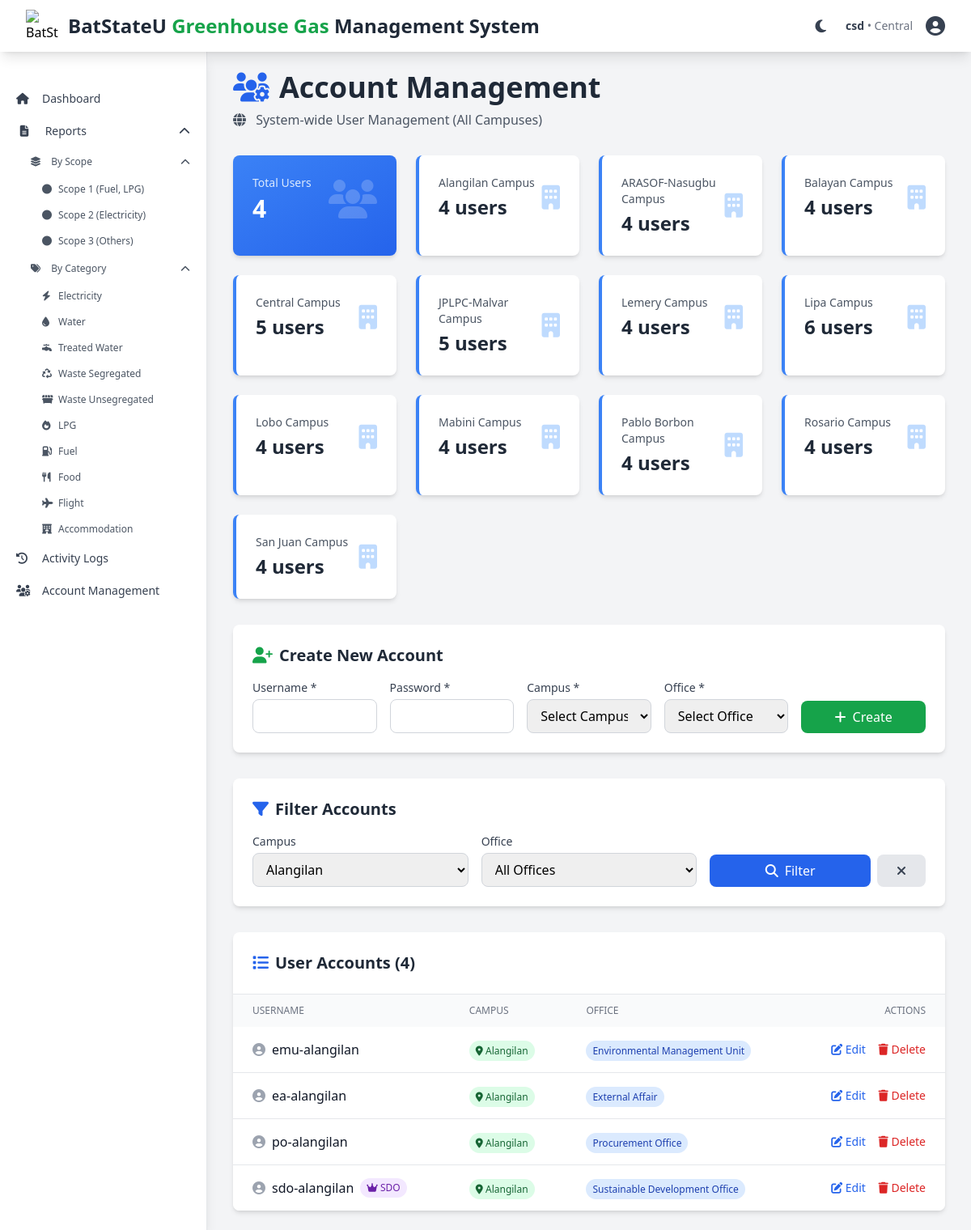
Page /pages/csd_accounts.php?campus=Alangilan (signed in) on the committed database.
### tables this page shows
CREATE TABLE `tblsignin` (
  `userID` int(255) NOT NULL,
  `username` varchar(255) NOT NULL,
  `office` varchar(255) NOT NULL,
  `campus` varchar(255) NOT NULL,
  `email` varchar(255) NOT NULL,
  `password` varchar(255) NOT NULL
);

### pages/csd_accounts.php (the view, shortened to what this page needs)
<?php
require_once 'tailwind-header.php';
$filter_campus = $_GET['campus'] ?? '';
$query = "SELECT userID, username, office, campus FROM tblsignin WHERE 1=1";
$params = [];
$types = "";
if ($filter_campus) {
    $query .= " AND campus = ?";
    $params[] = $filter_campus;
    $types .= "s";
}
$query .= " ORDER BY campus, office, username";
$stmt = $db->prepare($query);
if (!empty($params)) {
    $stmt->bind_param($types, ...$params);
}
$stmt->execute();
$result = $stmt->get_result();
$users = $result->fetch_all(MYSQLI_ASSOC);
$campuses = [
    'Alangilan',
    'ARASOF-Nasugbu',
    'Balayan',
    'Central',
    'JPLPC-Malvar',
    'LIMA',
    'Lipa',
    'Lemery',
    'Lobo',
    'Mabini',
    'Pablo Borbon',
    'Rosario',
    'San Juan'
];
$total_users = count($users);
$stmt = $db->prepare("SELECT campus, COUNT(*) as count FROM tblsignin GROUP BY campus");
$stmt->execute();
$campus_stats = $stmt->get_result()->fetch_all(MYSQLI_ASSOC);
?>
                    <div class="max-w-7xl">
                        <div class="mb-8">
                            <h1 class="text-4xl font-bold text-gray-800 flex items-center">
                                <i class="fas fa-users-cog text-blue-600 mr-3"></i>
                                Account Management
                            </h1>
                            <p class="text-gray-600 mt-2">
                                <i class="fas fa-globe mr-2"></i>
                                System-wide User Management (All Campuses)
                            </p>
                        </div>
                        <div class="grid grid-cols-1 md:grid-cols-4 gap-6 mb-8">
                            <div class="bg-gradient-to-br from-blue-500 to-blue-600 rounded-lg shadow-md p-6 text-white">
                                <div class="flex items-center justify-between">
                                    <div>
                                        <p class="text-blue-100 text-sm">Total Users</p>
                                        <p class="text-3xl font-bold mt-1"><?php echo $total_users; ?></p>
                                    </div>
                                    <i class="fas fa-users text-5xl opacity-20"></i>
                                </div>
                            </div>
                            <?php foreach ($campus_stats as $stat): ?>
                            <div class="bg-white rounded-lg shadow-md p-6 border-l-4 border-blue-500">
                                <div class="flex items-center justify-between">
                                    <div>
                                        <p class="text-gray-600 text-sm"><?php echo htmlspecialchars($stat['campus']); ?> Campus</p>
                                        <p class="text-2xl font-bold text-gray-800 mt-1"><?php echo $stat['count']; ?> users</p>
                                    </div>
                                    <i class="fas fa-building text-3xl text-blue-200"></i>
                                </div>
                            </div>
                            <?php endforeach; ?>
                        </div>
                        <div class="bg-white rounded-lg shadow-md p-6 mb-8">
                            <h2 class="text-xl font-semibold text-gray-800 mb-4 flex items-center">
                                <i class="fas fa-user-plus text-green-600 mr-2"></i>
                                Create New Account
                            </h2>
                            <form method="POST" class="grid grid-cols-1 md:grid-cols-5 gap-4">
                                <div>
                                    <label class="block text-sm font-medium text-gray-700 mb-1">Username *</label>
                                    <input type="text" name="username" required class="w-full px-3 py-2 border border-gray-300 rounded-lg focus:outline-none focus:ring-2 focus:ring-blue-500">
                                </div>
                                <div>
                                    <label class="block text-sm font-medium text-gray-700 mb-1">Password *</label>
                                    <input type="password" name="password" required class="w-full px-3 py-2 border border-gray-300 rounded-lg focus:outline-none focus:ring-2 focus:ring-blue-500">
                                </div>
                                <div>
                                    <label class="block text-sm font-medium text-gray-700 mb-1">Campus *</label>
                                    <select name="campus" required class="w-full px-3 py-2 border border-gray-300 rounded-lg focus:outline-none focus:ring-2 focus:ring-blue-500">
                                        <option value="">Select Campus</option>
                                    </select>
                                </div>
                                <div>
                                    <label class="block text-sm font-medium text-gray-700 mb-1">Office *</label>
                                    <select name="office" required class="w-full px-3 py-2 border border-gray-300 rounded-lg focus:outline-none focus:ring-2 focus:ring-blue-500">
                                        <option value="">Select Office</option>
                                    </select>
                                </div>
                                <div class="flex items-end">
                                    <button type="submit" class="w-full px-6 py-2 bg-green-600 text-white rounded-lg hover:bg-green-700 transition-colors">
                                        <i class="fas fa-plus mr-2"></i>Create
                                    </button>
                                </div>
                            </form>
                        </div>
                        <div class="bg-white rounded-lg shadow-md p-6 mb-8">
                            <h2 class="text-xl font-semibold text-gray-800 mb-4 flex items-center">
                                <i class="fas fa-filter text-blue-600 mr-2"></i>
                                Filter Accounts
                            </h2>
                            <form method="GET" class="grid grid-cols-1 md:grid-cols-3 gap-4">
                                <div>
                                    <label class="block text-sm font-medium text-gray-700 mb-1">Campus</label>
                                    <select name="campus" class="w-full px-3 py-2 border border-gray-300 rounded-lg focus:outline-none focus:ring-2 focus:ring-blue-500">
                                        <?php foreach ($campuses as $campus_opt): ?>
                                            <option value="<?php echo htmlspecialchars($campus_opt); ?>" <?php echo $filter_campus === $campus_opt ? 'selected' : ''; ?>>
                                                <?php echo htmlspecialchars($campus_opt); ?>
                                            </option>
                                        <?php endforeach; ?>
                                    </select>
                                </div>
                                <div>
                                    <label class="block text-sm font-medium text-gray-700 mb-1">Office</label>
                                    <select name="office" class="w-full px-3 py-2 border border-gray-300 rounded-lg focus:outline-none focus:ring-2 focus:ring-blue-500">
                                        <option value="">All Offices</option>
                                    </select>
                                </div>
                                <div class="flex items-end gap-2">
                                    <button type="submit" class="flex-1 px-6 py-2 bg-blue-600 text-white rounded-lg hover:bg-blue-700 transition-colors">
                                        <i class="fas fa-search mr-2"></i>Filter
                                    </button>
                                    <a href="csd_accounts.php" class="px-6 py-2 bg-gray-200 text-gray-700 rounded-lg hover:bg-gray-300 transition-colors">
                                        <i class="fas fa-times"></i>
                                    </a>
                                </div>
                            </form>
                        </div>
                        <div class="bg-white rounded-lg shadow-md overflow-hidden">
                            <div class="p-6 border-b border-gray-200">
                                <h2 class="text-xl font-semibold text-gray-800 flex items-center">
                                    <i class="fas fa-list text-blue-600 mr-2"></i>
                                    User Accounts (<?php echo count($users); ?>)
                                </h2>
                            </div>
                            <div class="overflow-x-auto">
                                <table class="w-full">
                                    <thead class="bg-gray-50">
                                        <tr>
                                            <th class="px-6 py-3 text-left text-xs font-medium text-gray-500 uppercase">Username</th>
                                            <th class="px-6 py-3 text-left text-xs font-medium text-gray-500 uppercase">Campus</th>
                                            <th class="px-6 py-3 text-left text-xs font-medium text-gray-500 uppercase">Office</th>
                                            <th class="px-6 py-3 text-right text-xs font-medium text-gray-500 uppercase">Actions</th>
                                        </tr>
                                    </thead>
                                    <tbody class="bg-white divide-y divide-gray-200">
                                        <?php foreach ($users as $account): ?>
                                        <tr class="hover:bg-gray-50">
                                            <td class="px-6 py-4 whitespace-nowrap">
                                                <div class="flex items-center">
                                                    <i class="fas fa-user-circle text-gray-400 mr-2"></i>
                                                    <span class="font-medium text-gray-900"><?php echo htmlspecialchars($account['username']); ?></span>
                                                    <?php if ($account['office'] === 'Central Sustainable Office'): ?>
                                                        <span class="ml-2 px-2 py-1 text-xs rounded-full bg-red-100 text-red-800">
                                                            <i class="fas fa-shield-alt"></i> CSD
                                                        </span>
                                                    <?php elseif ($account['office'] === 'Sustainable Development Office'): ?>
                                                        <span class="ml-2 px-2 py-1 text-xs rounded-full bg-purple-100 text-purple-800">
                                                            <i class="fas fa-crown"></i> SDO
                                                        </span>
                                                    <?php endif; ?>
                                                </div>
                                            </td>
                                            <td class="px-6 py-4 whitespace-nowrap">
                                                <span class="px-2 py-1 text-xs rounded-full bg-green-100 text-green-800">
                                                    <i class="fas fa-map-marker-alt"></i>
                                                    <?php echo htmlspecialchars($account['campus']); ?>
                                                </span>
                                            </td>
                                            <td class="px-6 py-4">
                                                <span class="px-2 py-1 text-xs rounded-full bg-blue-100 text-blue-800">
                                                    <?php echo htmlspecialchars($account['office']); ?>
                                                </span>
                                            </td>
                                            <td class="px-6 py-4 whitespace-nowrap text-right text-sm">
                                                <button onclick="editUser(<?php echo htmlspecialchars(json_encode($account)); ?>)" class="text-blue-600 hover:text-blue-900 mr-3">
                                                    <i class="fas fa-edit"></i> Edit
                                                </button>
                                                <?php if ($account['office'] !== 'Central Sustainable Office'): ?>
                                                <button onclick="deleteUser(<?php echo $account['userID']; ?>, '<?php echo htmlspecialchars($account['username'], ENT_QUOTES); ?>')" class="text-red-600 hover:text-red-900">
                                                    <i class="fas fa-trash"></i> Delete
                                                </button>
                                                <?php else: ?>
                                                <span class="text-gray-400" title="Cannot delete CSD accounts">
                                                    <i class="fas fa-lock"></i> Protected
                                                </span>
                                                <?php endif; ?>
                                            </td>
                                        </tr>
                                        <?php endforeach; ?>
                                    </tbody>
                                </table>
                            </div>
                        </div>
                    </div>
<?php require_once 'tailwind-footer.php'; ?>

### pages/tailwind-header.php (style rules this page uses)
* { transition: background-color 0.3s ease, color 0.3s ease, border-color 0.3s ease; }

### rows in the picture
tblsignin: username "emu-alangilan", campus "Alangilan", office "Environmental Management Unit"
tblsignin: username "ea-alangilan", campus "Alangilan", office "External Affair"
tblsignin: username "po-alangilan", campus "Alangilan", office "Procurement Office"
tblsignin: username "sdo-alangilan", shows "SDO", campus "Alangilan", office "Sustainable Development Office"

### other values in the picture
$user['username'] "csd"
$user['campus'] "Central"
$item['label'] "Dashboard"
$item['label'] "Reports"
$submenu['label'] "By Scope"
$subitem['label'] "Scope 1 (Fuel, LPG)"
$subitem['label'] "Scope 2 (Electricity)"
$subitem['label'] "Scope 3 (Others)"
$submenu['label'] "By Category"
$subitem['label'] "Electricity"
$subitem['label'] "Water"
$subitem['label'] "Treated Water"
$subitem['label'] "Waste Segregated"
$subitem['label'] "Waste Unsegregated"
$subitem['label'] "LPG"
